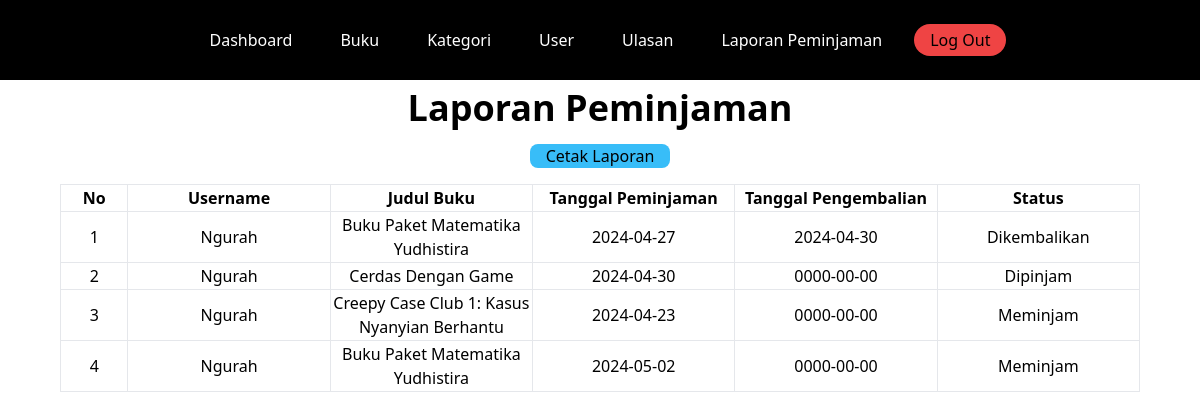
/admin/laporan.php (signed in), run on the app's committed database.
### tables this page shows
CREATE TABLE `peminjaman` (
  `PeminjamanID` int(11) NOT NULL,
  `UserID` int(11) NOT NULL,
  `BukuID` int(11) NOT NULL,
  `Tgl_Pinjam` date NOT NULL,
  `Tgl_Pengembalian` date NOT NULL,
  `Status` varchar(50) NOT NULL
);

CREATE TABLE `user` (
  `UserID` int(11) NOT NULL,
  `NamaLengkap` varchar(255) NOT NULL,
  `Username` varchar(255) NOT NULL,
  `Level` int(11) NOT NULL,
  `Email` varchar(255) NOT NULL,
  `Alamat` text NOT NULL,
  `Password` varchar(255) NOT NULL
);

CREATE TABLE `buku` (
  `BukuID` int(11) NOT NULL,
  `KategoriID` int(11) NOT NULL,
  `Judul` varchar(255) NOT NULL,
  `Penulis` varchar(255) NOT NULL,
  `Penerbit` varchar(255) NOT NULL,
  `Foto` varchar(255) NOT NULL,
  `TahunTerbit` int(11) NOT NULL
);

### admin/laporan.php (the view)
<?php
include "../components/head.php";
include "../components/koneksi.php";
?>
<div class="w-full capitalize">
    <?php include "./components/navbar.php";
    include "./components/izin.php"; ?>
    <div class="flex flex-col justify-center items-center text-center ">
        <h1 class="text-4xl font-bold my-2">Laporan Peminjaman</h1>
        <a href="./laporan/cetak.php" class="bg-[#38BDF8] px-4 rounded rounded-lg mt-2 mb-4">cetak laporan</a>
        <table class="w-[90%] table-fixed">
            <thead>
                <tr>
                    <th class="border w-[5%]">no</th>
                    <th class="border w-[15%]">username</th>
                    <th class="border w-[15%]">judul buku</th>
                    <th class="border w-[15%]">tanggal peminjaman</th>
                    <th class="border w-[15%]">tanggal pengembalian</th>
                    <th class="border w-[15%]">status</th>
                </tr>
            </thead>
            <tbody>
                <?php
                $no = 1;
                $data = mysqli_query($koneksi, "SELECT * FROM peminjaman LEFT JOIN user ON peminjaman.UserID = user.UserID LEFT JOIN buku ON peminjaman.BukuID = buku.BukuID");
                while ($d = mysqli_fetch_array($data)) {
                ?>
                    <tr>
                        <td class="border">
                            <?php echo $no++ ?>
                        </td>
                        <td class="border">
                            <?php echo $d['Username'] ?>
                        </td>
                        <td class="border">
                            <?php echo $d['Judul'] ?>
                        </td>
                        <td class="border">
                            <?php echo $d['Tgl_Pinjam'] ?>
                        </td>
                        <td class="border">
                            <?php echo $d['Tgl_Pengembalian'] ?>
                        </td>
                        <td class="border">
                            <?php echo $d['Status'] ?>
                        </td>
                    </tr>
                <?php
                }
                ?>
            </tbody>
        </table>
    </div>
</div>
<?php
include "../components/foot.php";
?>

### data on the page
peminjaman: UserID.Username "Ngurah", BukuID.Judul "Buku Paket Matematika Yudhistira", Tgl_Pinjam "2024-04-27", Tgl_Pengembalian "2024-04-30", Status "Dikembalikan"
peminjaman: UserID.Username "Ngurah", BukuID.Judul "Cerdas Dengan Game", Tgl_Pinjam "2024-04-30", Tgl_Pengembalian "0000-00-00", Status "Dipinjam"
peminjaman: UserID.Username "Ngurah", BukuID.Judul "Creepy Case Club 1: Kasus Nyanyian Berhantu", Tgl_Pinjam "2024-04-23", Tgl_Pengembalian "0000-00-00", Status "Meminjam"
peminjaman: UserID.Username "Ngurah", BukuID.Judul "Buku Paket Matematika Yudhistira", Tgl_Pinjam "2024-05-02", Tgl_Pengembalian "0000-00-00", Status "Meminjam"
